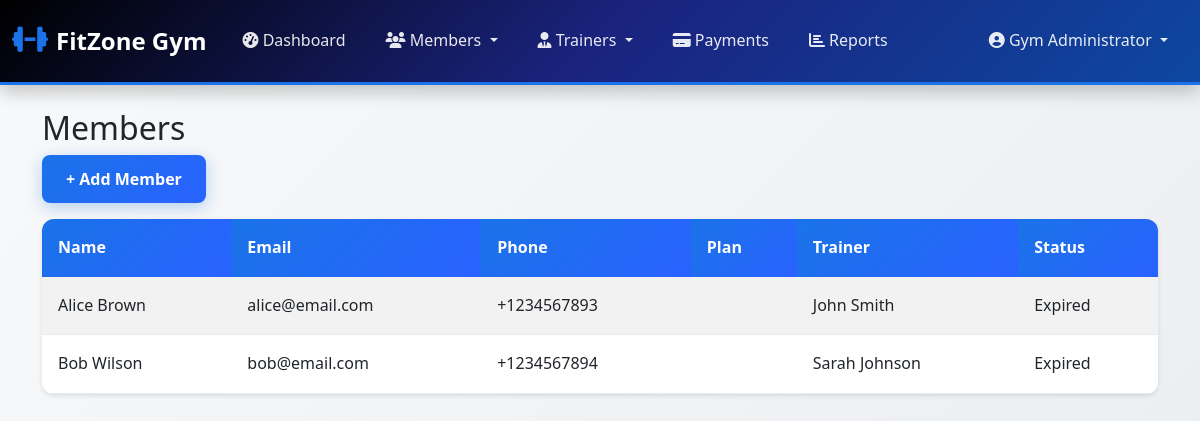
/admin/members (signed in), run on an earlier commit of the app's database.
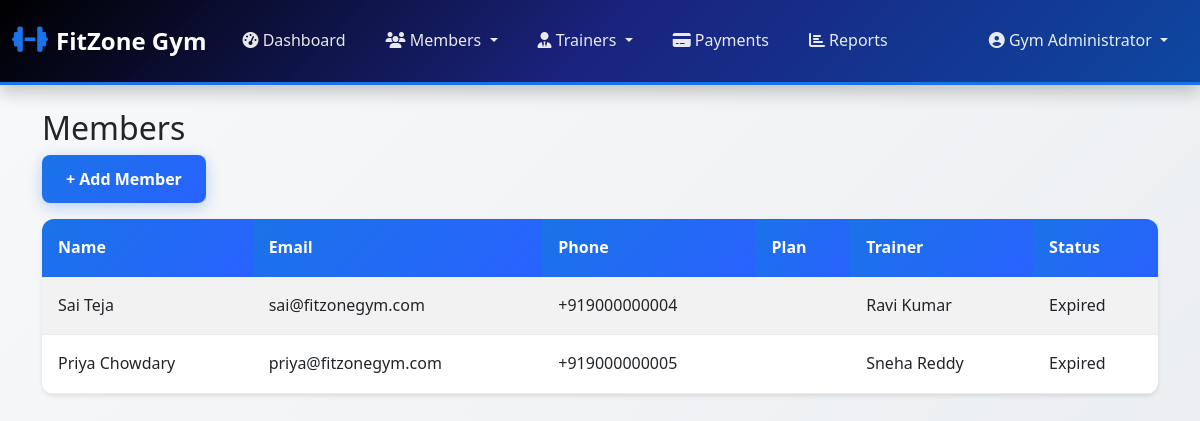
And on a later commit of the database.
### tables this page shows
CREATE TABLE members (
            id INTEGER PRIMARY KEY AUTOINCREMENT,
            user_id INTEGER,
            membership_plan_id INTEGER,
            phone TEXT NOT NULL,
            emergency_contact TEXT,
            emergency_phone TEXT,
            address TEXT,
            date_of_birth DATE,
            weight DECIMAL(5,2),
            height DECIMAL(5,2),
            medical_conditions TEXT,
            fitness_goals TEXT,
            membership_start_date DATE,
            membership_end_date DATE,
            status TEXT DEFAULT 'active' CHECK (status IN ('active', 'inactive', 'suspended')),
            trainer_id INTEGER,
            created_at TIMESTAMP DEFAULT CURRENT_TIMESTAMP,
            updated_at TIMESTAMP DEFAULT CURRENT_TIMESTAMP,
            FOREIGN KEY (user_id) REFERENCES users (id),
            FOREIGN KEY (membership_plan_id) REFERENCES membership_plans (id),
            FOREIGN KEY (trainer_id) REFERENCES trainers (id)
        );

CREATE TABLE users (
            id INTEGER PRIMARY KEY AUTOINCREMENT,
            username TEXT UNIQUE NOT NULL,
            email TEXT UNIQUE NOT NULL,
            password_hash TEXT NOT NULL,
            role TEXT NOT NULL CHECK (role IN ('admin', 'member', 'trainer')),
            full_name TEXT NOT NULL,
            phone TEXT,
            is_active BOOLEAN DEFAULT 1,
            created_at TIMESTAMP DEFAULT CURRENT_TIMESTAMP,
            updated_at TIMESTAMP DEFAULT CURRENT_TIMESTAMP
        );

### routes/admin.py (the view)
@admin_bp.route('/members')
@admin_required
def members():
    members = Member.get_all_with_details()
    membership_plans = MembershipPlan.get_all_active()
    trainers = Trainer.get_all_active()
    return render_template('admin/members.html', members=members,
                           membership_plans=membership_plans, trainers=trainers)

### models/database.py (called while the page is built)
def get_db_connection(db_path='gym_management.db'):
    conn = sqlite3.connect(db_path)
    conn.row_factory = sqlite3.Row
    conn.execute("PRAGMA foreign_keys = ON")
    return conn

def execute_query(query, params=(), db_path='gym_management.db', fetch=False):
    conn = get_db_connection(db_path)
    cursor = conn.cursor()
    try:
        cursor.execute(query, params)
        if fetch:
            result = cursor.fetchall()
            conn.close()
            return result
        else:
            conn.commit()
            last_id = cursor.lastrowid
            conn.close()
            return last_id
    except Exception as e:
        conn.close()
        try:
            from flask import current_app
            current_app.logger.error(f"DB Error: {e} | Query: {query} | Params: {params}")
        except:
            print(f"DB Error: {e} | Query: {query} | Params: {params}")
        raise

### models/member.py (called while the page is built)
def _to_date(d):
    if d is None or isinstance(d, date):
        return d
    try:
        return datetime.fromisoformat(str(d)).date()
    except Exception:
        try:
            return datetime.strptime(str(d), "%Y-%m-%d").date()
        except Exception:
            return d  # leave as-is if not parseable

    @classmethod
    def _db_path(cls):
        return current_app.config.get('DATABASE_PATH', 'gym_management.db')

### models/membership_plan.py (called while the page is built)
    @classmethod
    def get_all_active(cls):
        db_path = current_app.config.get('DATABASE_PATH', 'gym_management.db')
        query = 'SELECT * FROM membership_plans WHERE is_active = 1'
        results = execute_query(query, (), db_path, fetch=True) or []
        plans = []
        for row in results:
            plan = cls(
                id=row[0], name=row[1], description=row[2], duration_months=row[3],
                price=row[4], features=row[5], is_active=bool(row[6])
            )
            plans.append(plan)
        return plans

### models/trainer.py (called while the page is built)
    @classmethod
    def get_all_active(cls):
        db_path = current_app.config.get('DATABASE_PATH', 'gym_management.db')
        query = 'SELECT * FROM trainers WHERE status = "active"'
        results = execute_query(query, (), db_path, fetch=True)
        trainers = []
        for row in results:
            trainer = cls(
                id=row[0], name=row[1], phone=row[2], email=row[3],
                salary=row[4], working_hours=row[5], status=row[6]
            )
            trainers.append(trainer)
        return trainers

### templates/admin/members.html
{% extends "base.html" %}
{% block content %}
<div class="container mt-4">
  <h2>Members</h2>
  <a href="{{ url_for('admin.add_member_form') }}" class="btn btn-primary mb-3">+ Add Member</a>
  <table class="table table-striped">
    <thead>
      <tr>
        <th>Name</th><th>Email</th><th>Phone</th><th>Plan</th><th>Trainer</th><th>Status</th>
      </tr>
    </thead>
    <tbody>
      {% for member in members %}
      <tr>
        <td>{{ member.full_name }}</td>
        <td>{{ member.email }}</td>
        <td>{{ member.phone }}</td>
        <td>{{ member.membership_plan_name }}</td>
        <td>{{ member.trainer_name or "Not Assigned" }}</td>
        <td>{{ "Active" if member.is_active else "Expired" }}</td>
      </tr>
      {% endfor %}
    </tbody>
  </table>
</div>
{% endblock %}

### templates/base.html (shortened to what this page needs)
<!DOCTYPE html>
<html lang="en">
<head>
    <link href="https://cdnjs.cloudflare.com/ajax/libs/bootstrap/5.3.0/css/bootstrap.min.css" rel="stylesheet">
    <link href="https://cdnjs.cloudflare.com/ajax/libs/font-awesome/6.4.0/css/all.min.css" rel="stylesheet">
</head>
<body>
    {% if session.user_id %}
    <nav class="navbar navbar-expand-lg navbar-dark">
        <div class="container-fluid">
            <a class="navbar-brand" href="{% if session.role == 'admin' %}{{ url_for('admin.dashboard') }}{% elif session.role == 'member' %}{{ url_for('member_routes.dashboard') }}{% elif session.role == 'trainer' %}{{ url_for('trainer_routes.dashboard') }}{% else %}{{ url_for('home') }}{% endif %}">
                <i class="fas fa-dumbbell"></i>
                FitZone Gym
            </a>
            <div class="collapse navbar-collapse" id="navbarNav">
                {% if session.role == 'admin' %}
                <ul class="navbar-nav me-auto">
                    <li class="nav-item">
                        <a class="nav-link" href="{{ url_for('admin.dashboard') }}">
                            <i class="fas fa-tachometer-alt"></i> Dashboard
                        </a>
                    </li>
                    <li class="nav-item dropdown">
                        <a class="nav-link dropdown-toggle" href="#" role="button" data-bs-toggle="dropdown">
                            <i class="fas fa-users"></i> Members
                        </a>
                    </li>
                    <li class="nav-item dropdown">
                        <a class="nav-link dropdown-toggle" href="#" role="button" data-bs-toggle="dropdown">
                            <i class="fas fa-user-tie"></i> Trainers
                        </a>
                    </li>
                    <li class="nav-item">
                        <a class="nav-link" href="{{ url_for('admin.payments') }}">
                            <i class="fas fa-credit-card"></i> Payments
                        </a>
                    </li>
                    <li class="nav-item">
                        <a class="nav-link" href="{{ url_for('admin.reports') }}">
                            <i class="fas fa-chart-bar"></i> Reports
                        </a>
                    </li>
                </ul>
                {% endif %}
                <ul class="navbar-nav">
                    <li class="nav-item dropdown">
                        <a class="nav-link dropdown-toggle" href="#" role="button" data-bs-toggle="dropdown">
                            <i class="fas fa-user-circle"></i>
                            {{ session.full_name }}
                        </a>
                    </li>
                </ul>
            </div>
        </div>
    </nav>
    {% endif %}
    <main class="fade-in">
        {% block content %}{% endblock %}
    </main>
</body>
</html>

### templates/base.html (style rules this page uses)
:root { --primary-color: #1a73e8; --secondary-color: #2962ff; --success-color: #00c851; --danger-color: #ff4444; --warning-color: #ffbb33; --info-color: #33b5e5; --dark-color: #212529; --light-color: #f8f9fa; --gradient-primary: linear-gradient(135deg, #1a73e8 0%, #2962ff 100%); --gradient-dark: linear-gradient(135deg, #000000 0%, #1a237e 50%, #0d47a1 100%); --shadow-sm: 0 2px 4px rgba(0,0,0,0.1); --shadow-md: 0 4px 8px rgba(0,0,0,0.15); --shadow-lg: 0 8px 16px rgba(0,0,0,0.2); }
body { font-family: 'Segoe UI', Tahoma, Geneva, Verdana, sans-serif; background: linear-gradient(135deg, #f8f9fa 0%, #e9ecef 100%); min-height: 100vh; line-height: 1.6; }
.navbar { background: var(--gradient-dark) !important; backdrop-filter: blur(10px); box-shadow: var(--shadow-lg); border-bottom: 3px solid var(--primary-color); padding: 1rem 0; }
.navbar-brand { font-weight: 700; font-size: 1.5rem; color: white !important; display: flex; align-items: center; gap: 0.5rem; }
.navbar-brand i { color: var(--primary-color) !important; font-size: 1.8rem; }
.navbar-nav .nav-link { color: rgba(255,255,255,0.9) !important; font-weight: 500; margin: 0 0.25rem; padding: 0.75rem 1rem !important; border-radius: 8px; transition: all 0.3s ease; }
.btn { border-radius: 8px; font-weight: 600; padding: 0.75rem 1.5rem; transition: all 0.3s ease; border: none; display: inline-flex; align-items: center; gap: 0.5rem; }
.btn-primary { background: var(--gradient-primary); box-shadow: 0 4px 15px rgba(26, 115, 232, 0.3); }
.table { border-radius: 12px; overflow: hidden; box-shadow: var(--shadow-sm); }
.table thead th { background: var(--gradient-primary); color: white; border: none; padding: 1rem; font-weight: 600; }
.table tbody td { padding: 1rem; vertical-align: middle; border-bottom: 1px solid #e9ecef; }
.fade-in { animation: fadeIn 0.5s ease-in; }

What changed in the data, as far as the page shows it:
removed members: full_name "Alice Brown", email "alice@email.com", phone "+1234567893", full_name "John Smith", is_active "Expired"
removed members: full_name "Bob Wilson", email "bob@email.com", phone "+1234567894", full_name "Sarah Johnson", is_active "Expired"
added members: full_name "Sai Teja", email "sai@fitzonegym.com", phone "+919000000004", full_name "Ravi Kumar", is_active "Expired"
added members: full_name "Priya Chowdary", email "priya@fitzonegym.com", phone "+919000000005", full_name "Sneha Reddy", is_active "Expired"
